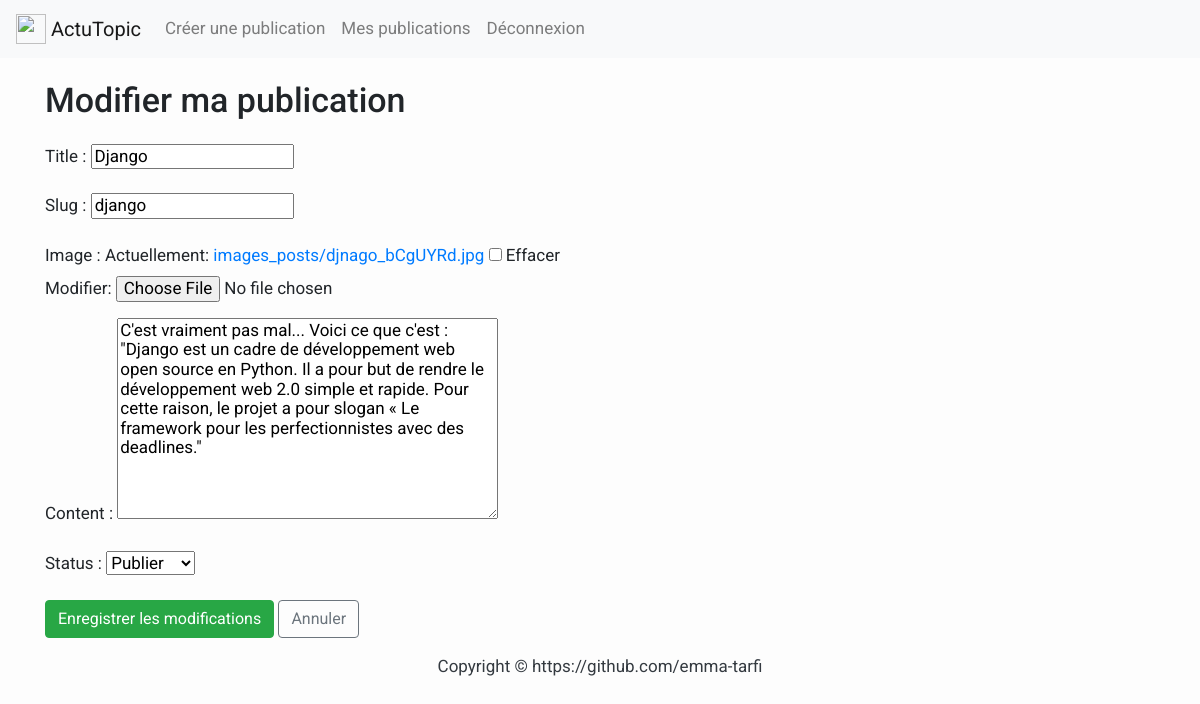
Page /modifier/4 (signed in) on the committed database.
### posts/models.py (models this page shows, shortened)
class Post(models.Model):
    title = models.CharField(max_length=200, unique=True)
    slug = models.SlugField(max_length=200, unique=True)
    author = models.ForeignKey(User, on_delete= models.CASCADE, related_name='blog_posts')
    image = models.ImageField(upload_to='images_posts/', blank=True)
    updated_on = models.DateTimeField(auto_now=True)
    content = models.TextField()
    created_on = models.DateTimeField(auto_now_add=True)
    status = models.IntegerField(choices=STATUS, default=0)
    class Meta:
        ordering = ['-created_on']

### posts/views.py (the view, shortened to what this page needs)
# urls.py: path('modifier/<int:pk>', PostUpdateView.as_view(), name='update'),
@method_decorator(login_required, name='dispatch')
class PostUpdateView(UpdateView):
    model = Post
    fields = ('title', 'slug', 'image', 'content', 'status')
    success_message = "Votre post a bien été modifié !"
    template_name = 'posts/update_post.html'
    context_object_name = 'post'

### templates/posts/update_post.html (shortened to what this page needs)
{% extends 'base.html' %}
{% block content %}
<div class="container">
    <h1>Modifier ma publication</h1>
    <form class="site-form" action="{% url 'update' post.pk %}" method="post" enctype="multipart/form-data">
        {{ form.as_p }}
        <button type="submit" class="btn btn-success">Enregistrer les modifications</button>
        <a href="{% url 'my_posts' %}" class="btn btn-outline-secondary" role="button">Annuler</a>
    </form>
</div>
{% endblock %}

### static/css/main.css (style rules this page uses)
html { color: #222; font-size: 1em; line-height: 1.4; }
textarea { resize: vertical; }

### static/css/style.css (style rules this page uses)
body { font-family: "Roboto", sans-serif; font-size: 17px; background-color: #fdfdfd; }

### rows in the picture
Post: title "Django", slug "django", content "C'est vraiment pas mal... Voici ce que c'est : \"Django est un cadre de développement web open source en Python. Il a pour but de rendre le développement web 2.0 simple et rapide. Pour cette raison, le projet a pour slogan « Le framework pour les perfectionnistes avec des deadlines.\"", status "Publier"
